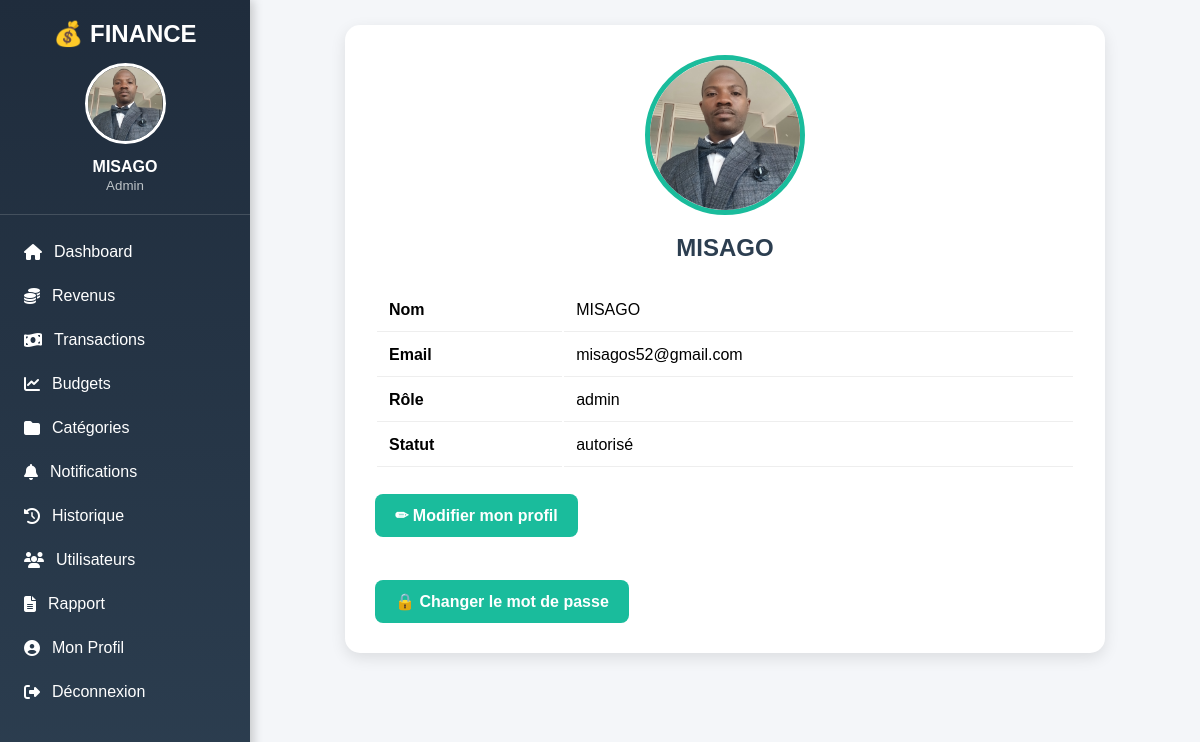
Page /auth/profile/ (signed in) on the committed database.
### accounts/models.py (models this page shows, shortened)
class User(AbstractUser):
    username = None
    nom = models.CharField(
        max_length=100,
        blank=True,
        null=True
    )
    email = models.EmailField(
        unique=True
    )
    role = models.CharField(
        max_length=20,
        default="utilisateur"
    )
    statut = models.CharField(
        max_length=20,
        default="en attente"
    )
    photo = models.ImageField(
        upload_to="profiles/",
        blank=True,
        null=True,
        default="profiles/default.png"
    )
    USERNAME_FIELD = "email"
    REQUIRED_FIELDS = []
    objects = UserManager()

### accounts/profile_views.py (the view)
# urls.py: path("profile/", profile_views.profile, name="profile"),
@login_required
def profile(request):
    return render(request, "auth/profile.html")

### templates/auth/profile.html (shortened to what this page needs)
{% extends "base.html" %}
{% block content %}
<div class="profile-card">
<div class="profile-header">
<img src="{{ user.photo.url }}">
<h2>{{ user.nom }}</h2>
</div>
<table>
<tr>
<td><strong>Nom</strong></td>
<td>{{ user.nom }}</td>
</tr>
<tr>
<td><strong>Email</strong></td>
<td>{{ user.email }}</td>
</tr>
<tr>
<td><strong>Rôle</strong></td>
<td>{{ user.role }}</td>
</tr>
<tr>
<td><strong>Statut</strong></td>
<td>{{ user.statut }}</td>
</tr>
</table>
<a href="{% url 'edit_profile' %}" class="btn">
✏ Modifier mon profil
</a>
<br><br>
<a href="{% url 'change_password' %}" class="btn">
🔒 Changer le mot de passe
</a>
</div>
{% endblock %}

### templates/base.html (shortened to what this page needs)
<!DOCTYPE html>
<html lang="fr">
<head>
    <link rel="stylesheet" href="https://cdnjs.cloudflare.com/ajax/libs/font-awesome/6.5.0/css/all.min.css">
</head>
<body>
<div class="sidebar">
<h2>💰 FINANCE</h2>
<div class="user-box">
{% if request.user.photo %}
    <img src="{{ request.user.photo.url }}">
{% else %}
    <img src="/media/profiles/default.png">
{% endif %}
<strong>{{ request.user.nom }}</strong>
<small>{{ request.user.role|title }}</small>
</div>
<a href="{% url 'dashboard' %}">
    <i class="fa fa-home"></i> Dashboard
</a>
<a href="{% url 'revenu_list' %}">
    <i class="fa fa-coins"></i> Revenus
</a>
<a href="{% url 'transaction_list' %}">
    <i class="fa fa-money-bill-wave"></i> Transactions
</a>
<a href="{% url 'budget_list' %}">
    <i class="fa fa-chart-line"></i> Budgets
</a>
<a href="{% url 'category_list' %}">
    <i class="fa fa-folder"></i> Catégories
</a>
<a href="{% url 'notification_list' %}">
    <i class="fa fa-bell"></i> Notifications
</a>
<a href="{% url 'historique' %}">
    <i class="fa fa-history"></i> Historique
</a>
{% if request.user.is_authenticated %}
<a href="{% url 'admin_users' %}">
    <i class="fa fa-users"></i> Utilisateurs
</a>
<a href="{% url 'send_report' %}">
    <i class="fa fa-file-alt"></i> Rapport
</a>
{% endif %}
<a href="{% url 'profile' %}">
    <i class="fa fa-user-circle"></i> Mon Profil
</a>
<a href="{% url 'logout' %}">
    <i class="fa fa-sign-out-alt"></i> Déconnexion
</a>
</div>
<div class="content">
    {% block content %}
    {% endblock %}
</div>
</body>
</html>

### templates/base.html (style rules this page uses)
body { margin:0; font-family:Arial, Helvetica, sans-serif; background:#f4f6f9; }
.sidebar { width:250px; height:100vh; background:linear-gradient(180deg,#1f2c3c,#2c3e50); position:fixed; left:0; top:0; overflow-y:auto; box-shadow:3px 0 10px rgba(0,0,0,.2); }
.sidebar h2 { color:white; text-align:center; margin-top:20px; margin-bottom:15px; }
.user-box { text-align:center; color:white; padding-bottom:20px; border-bottom:1px solid rgba(255,255,255,.15); margin-bottom:15px; }
.user-box img { width:75px; height:75px; border-radius:50%; object-fit:cover; border:3px solid white; }
.user-box strong { display:block; margin-top:10px; font-size:16px; }
.user-box small { color:#bdc3c7; }
.sidebar a { display:flex; align-items:center; gap:12px; color:white; text-decoration:none; padding:13px 20px; transition:.3s; border-left:4px solid transparent; }
.content { margin-left:250px; padding:25px; }

### templates/auth/profile.html (style rules this page uses)
.profile-card { width:700px; margin:auto; background:white; border-radius:15px; padding:30px; box-shadow:0 5px 15px rgba(0,0,0,.1); }
.profile-header { text-align:center; }
.profile-header img { width:150px; height:150px; border-radius:50%; object-fit:cover; border:5px solid #1abc9c; }
.profile-header h2 { margin-top:15px; color:#2c3e50; }
table { width:100%; margin-top:25px; }
td { padding:12px; border-bottom:1px solid #eee; }
.btn { display:inline-block; margin-top:25px; padding:12px 20px; background:#1abc9c; color:white; text-decoration:none; border-radius:8px; font-weight:bold; }

### rows in the picture
User: user.photo (picture), user.nom "MISAGO", user.role "Admin", photo (picture), nom "MISAGO", email "misagos52@gmail.com", role "admin", statut "autorisé"
